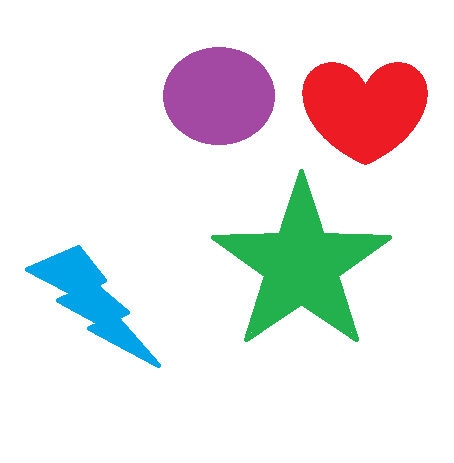
#> input picture OpenCV 04일차/실습/img/img14.png, 454 x 463 px
$ python opencv_42.py
#> lines starting #> are read from the running program, lines starting #| are printed output that depends on the picture; after the words box and inside, x2 and y2 are one past the last pixel; in counts of white or black regions, pixels touching at a corner belong together
# 이진화
import cv2

img_src = cv2.imread('img/img14.png', cv2.IMREAD_COLOR)
#> img_src is the input picture: shape (463, 454, 3); mean B, G, R 231.1, 230.9, 232
img_gray = cv2.cvtColor(img_src, cv2.COLOR_BGR2GRAY)
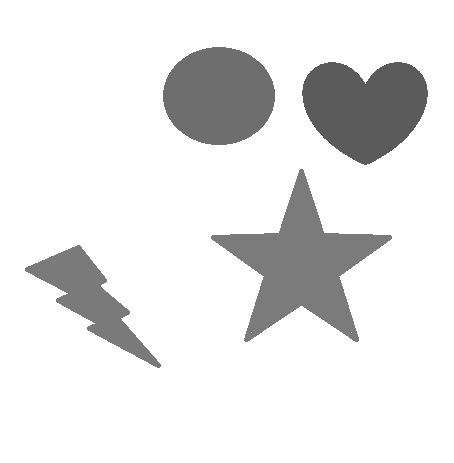
#> img_gray: shape (463, 454); min 91, max 255, mean 231.2
img_grays = cv2.cvtColor(img_gray, cv2.COLOR_GRAY2BGR)

img_src1 = cv2.imread('img/img15.png', cv2.IMREAD_COLOR)
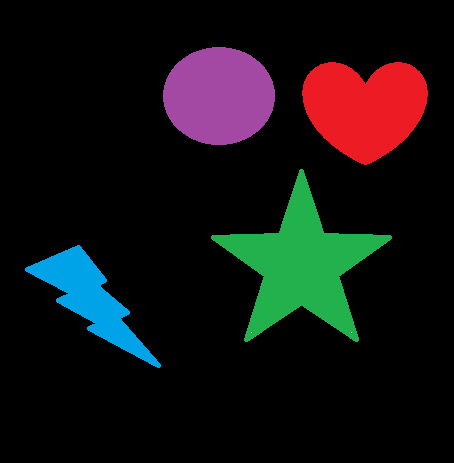
#> input picture OpenCV 04일차/실습/img/img15.png, 454 x 463 px
#> img_src1 is the input picture: shape (463, 454, 3); mean B, G, R 18.2, 18, 19.1
img_gray1 = cv2.cvtColor(img_src1, cv2.COLOR_BGR2GRAY)
img_grays1 = cv2.cvtColor(img_gray1, cv2.COLOR_GRAY2BGR)


# 이진화를 진행
# 이미지의 특성을 파악 : 검출할려고 하는것(도형)이 흰색으로 나와야함
# 배경이 흰색 : 검출해야하는 물체보다 배경이 밝은 상태
# 방법 2-1 : 그레이이미지를 반전하고 Threshold를 적용

gray1 = cv2.bitwise_not(img_gray)
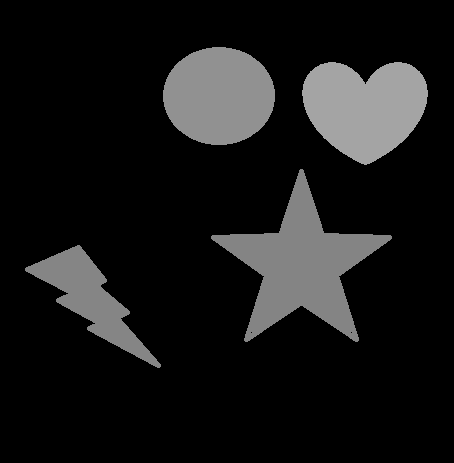
#> gray1: shape (463, 454); min 0, max 164, mean 23.8
ret, img_binary = cv2.threshold(gray1, 50, 255, cv2.THRESH_BINARY)
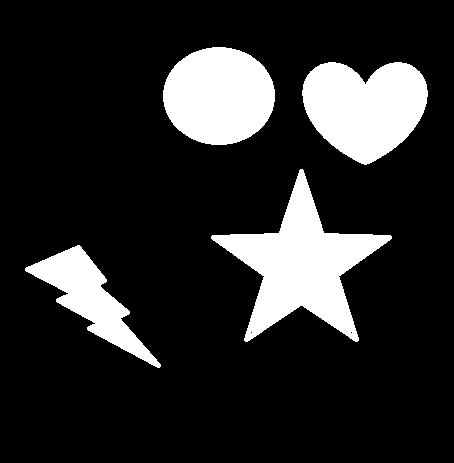
#> img_binary: shape (463, 454); 16.5% white; 4 white regions, box (x1, y1, x2, y2) and area: (211, 169, 392, 342) 11653, (302, 62, 428, 165) 9323, (163, 47, 275, 145) 8615, (25, 245, 161, 368) 5093
ret1, img_binary1 = cv2.threshold(gray1, 80, 255, cv2.THRESH_BINARY)

ret2, img_binary2 = cv2.threshold(img_gray1, 50, 255, cv2.THRESH_BINARY)
ret3, img_binary3 = cv2.threshold(img_gray1, 80, 255, cv2.THRESH_BINARY)

mask = cv2.merge((img_binary, img_binary, img_binary))
mask1 = cv2.merge((img_binary1, img_binary1, img_binary1))

mask2 = cv2.merge((img_binary2, img_binary2, img_binary2))
mask3 = cv2.merge((img_binary3, img_binary3, img_binary3))

cont = cv2.hconcat([img_src, img_grays, mask, mask1])
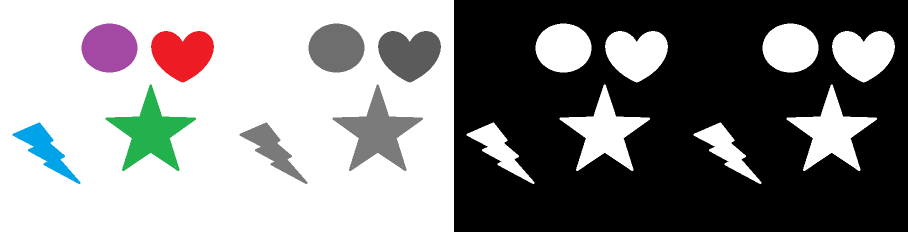
#> cont: shape (463, 1816, 3) (shown at 1/2 size); mean B, G, R 136.6, 136.6, 136.8
cont1 = cv2.hconcat([img_src1, img_grays1, mask2, mask3])
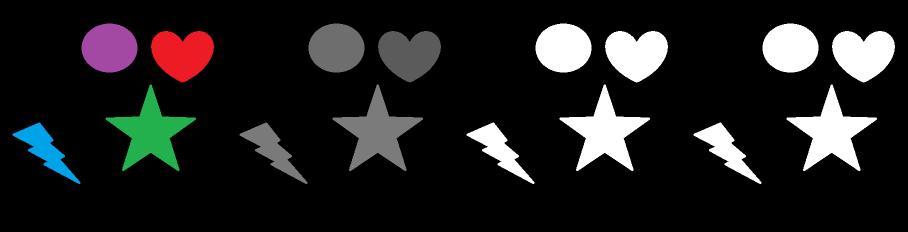
#> cont1: shape (463, 1816, 3) (shown at 1/2 size); mean B, G, R 30.2, 30.1, 30.4

conts = cv2.vconcat([cont, cont1])
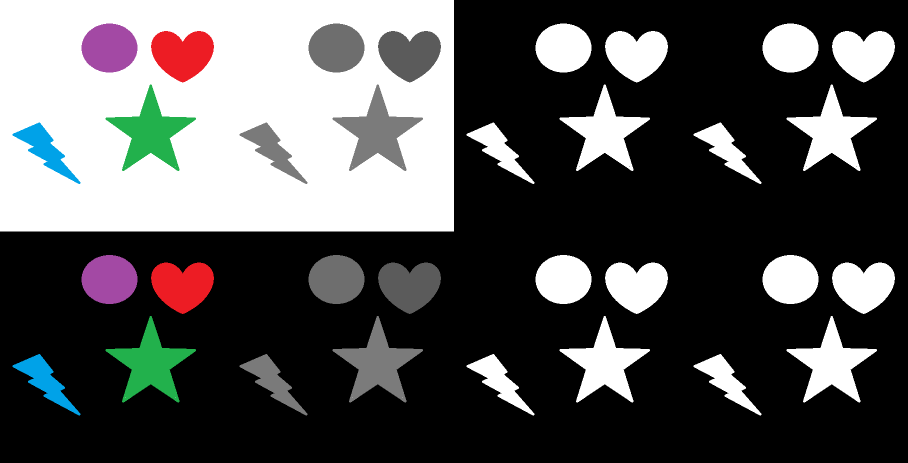
#> conts: shape (926, 1816, 3) (shown at 1/2 size); mean B, G, R 83.4, 83.3, 83.6

cv2.imshow('img', conts)

cv2.waitKey(0)
cv2.destroyAllWindows()
